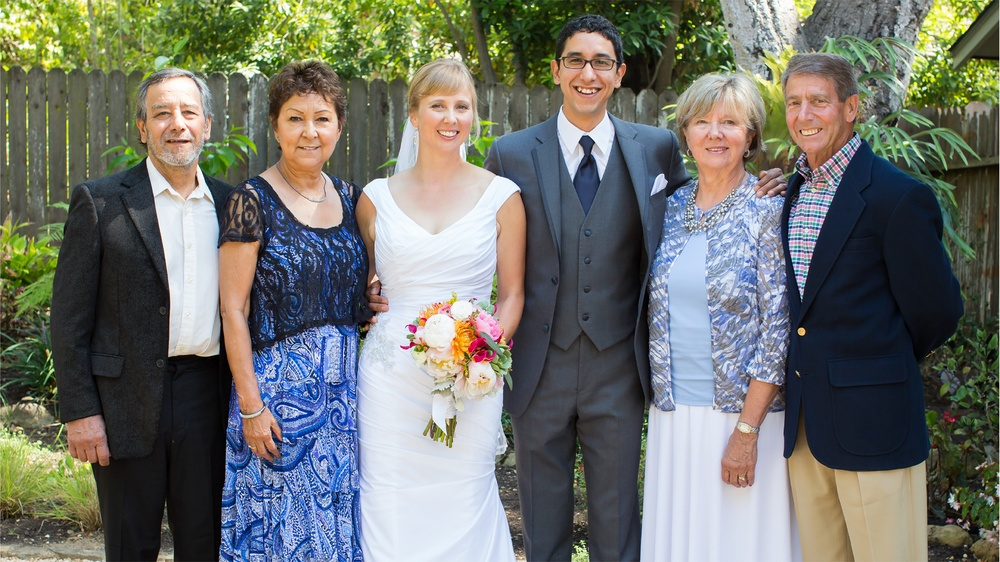
#> input picture resources/sample.jpg, 1000 x 562 px, shrunk from 1920 x 1080 before the run, found by its file name
$ python Face_detection.py
#> lines starting #> are read from the running program, lines starting #| are printed output that depends on the picture; after the words box and inside, x2 and y2 are one past the last pixel; in counts of white or black regions, pixels touching at a corner belong together
import cv2

face_cascade = cv2.CascadeClassifier("C:/Users/p Kumar/Desktop/py/haarcascade_template.xml")

img = cv2.imread("C:/Users/p Kumar/Desktop/py/sample.jpg")
#> img is the input picture: shape (562, 1000, 3); mean B, G, R 108.2, 115.5, 112.5

gray_img = cv2.cvtColor(img, cv2.COLOR_BGR2GRAY)
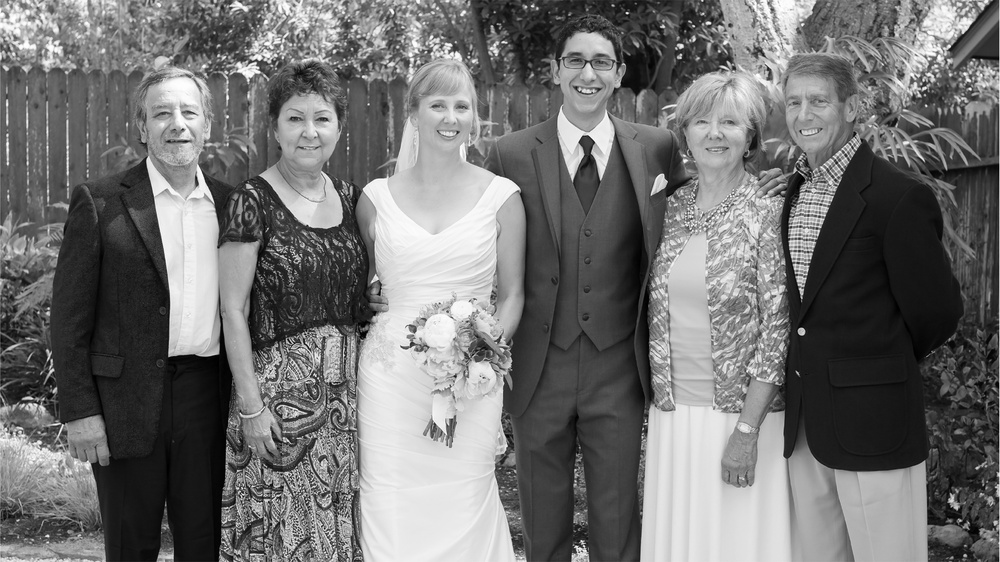
#> gray_img: shape (562, 1000); min 0, max 255, mean 113.8

faces = face_cascade.detectMultiScale(gray_img, scaleFactor=1.05, minNeighbors=5)
#> faces = [[785, 238, 33, 33], [775, 76, 69, 69], [550, 32, 77, 77], [137, 81, 81, 81], [271, 89, 78, 78], [413, 77, 74, 74], [112, 88, 69, 69], [678, 91, 76, 76], [910, 373, 84, 84], [334, 265, 213, 213]]

# print(type(faces))
# print(faces)

for x,y,w,h in faces:
    img = cv2.rectangle(img, (x, y), (x+w, y+h), (0, 0, 255), 5)
#> this loop made 10 passes
#> pass 1, `img = cv2.rectangle(img, (x, y), (x+w, y+h), (0, 0, 255), 5)`:
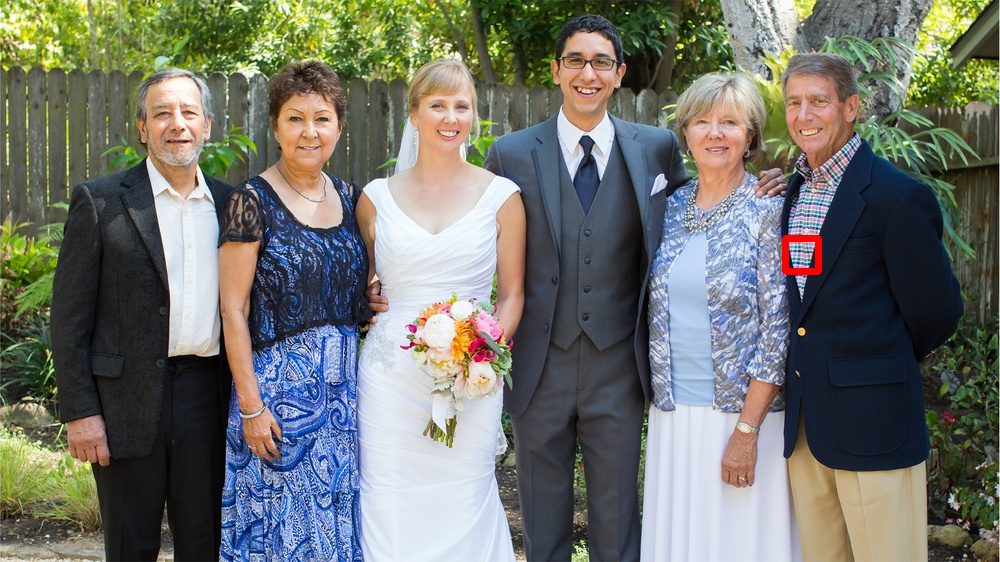
#> img: shape (562, 1000, 3); 0.16% of pixels changed, all inside (x1, y1, x2, y2) = (782, 235, 822, 275)
#> pass 2, `img = cv2.rectangle(img, (x, y), (x+w, y+h), (0, 0, 255), 5)`:
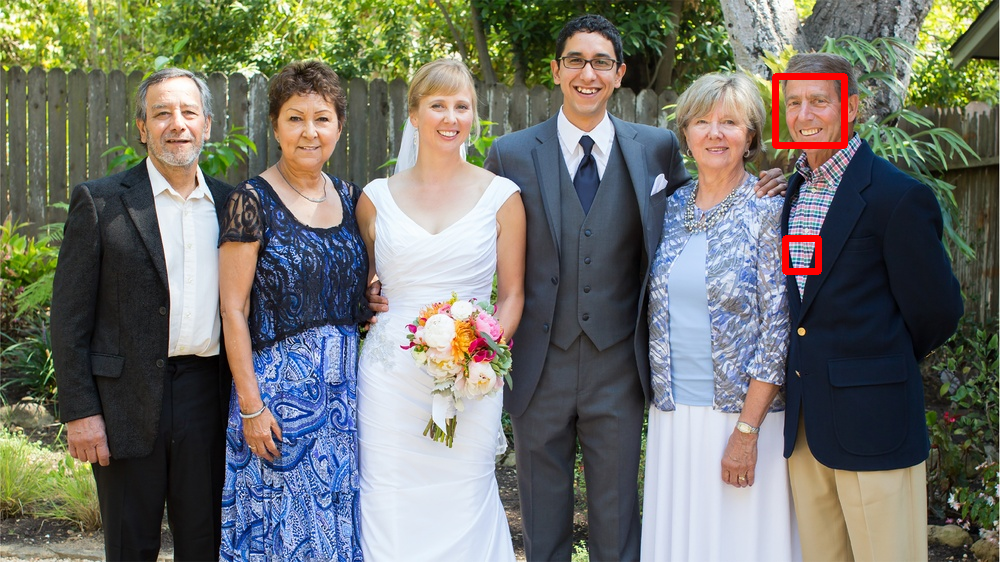
#> img: shape (562, 1000, 3); 0.34% of pixels changed, all inside (x1, y1, x2, y2) = (772, 73, 848, 149)
#> pass 3, `img = cv2.rectangle(img, (x, y), (x+w, y+h), (0, 0, 255), 5)`:
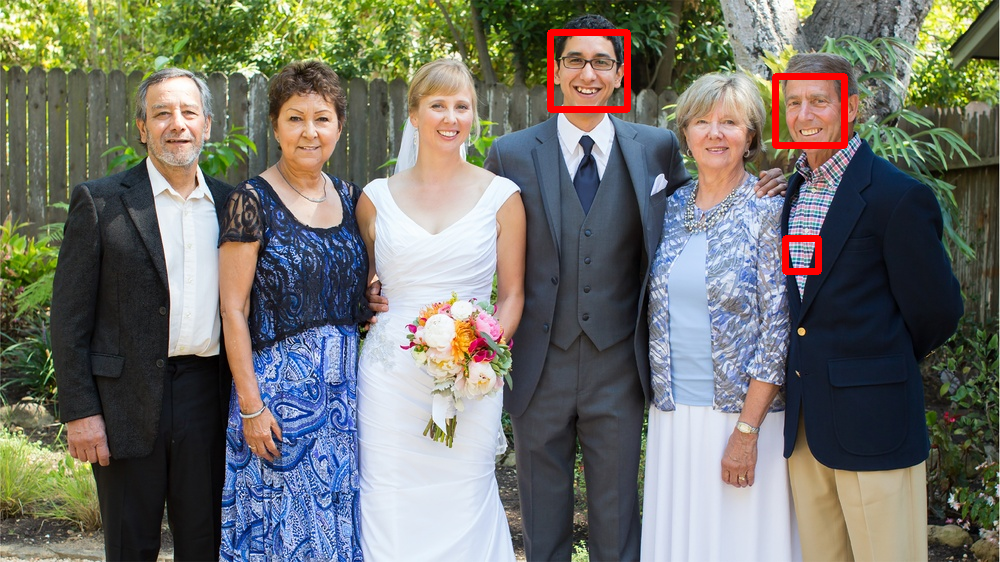
#> img: shape (562, 1000, 3); 0.38% of pixels changed, all inside (x1, y1, x2, y2) = (547, 29, 631, 113)
#> after the loop:
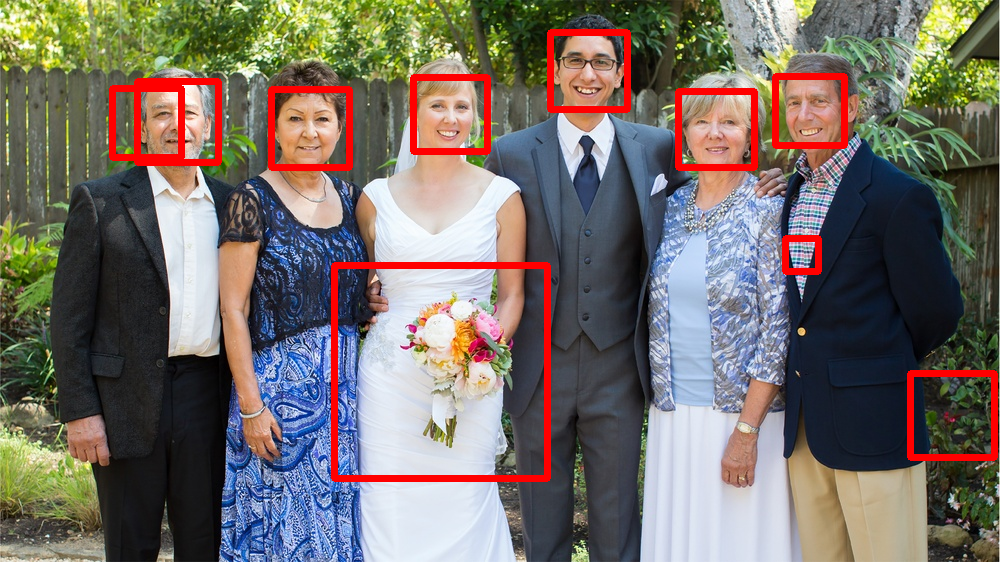
#> img: shape (562, 1000, 3); 3.31% of pixels changed, all inside (x1, y1, x2, y2) = (109, 74, 998, 482)


cv2.imshow("Faces", img)
cv2.waitKey(0)
cv2.destroyAllWindows()
